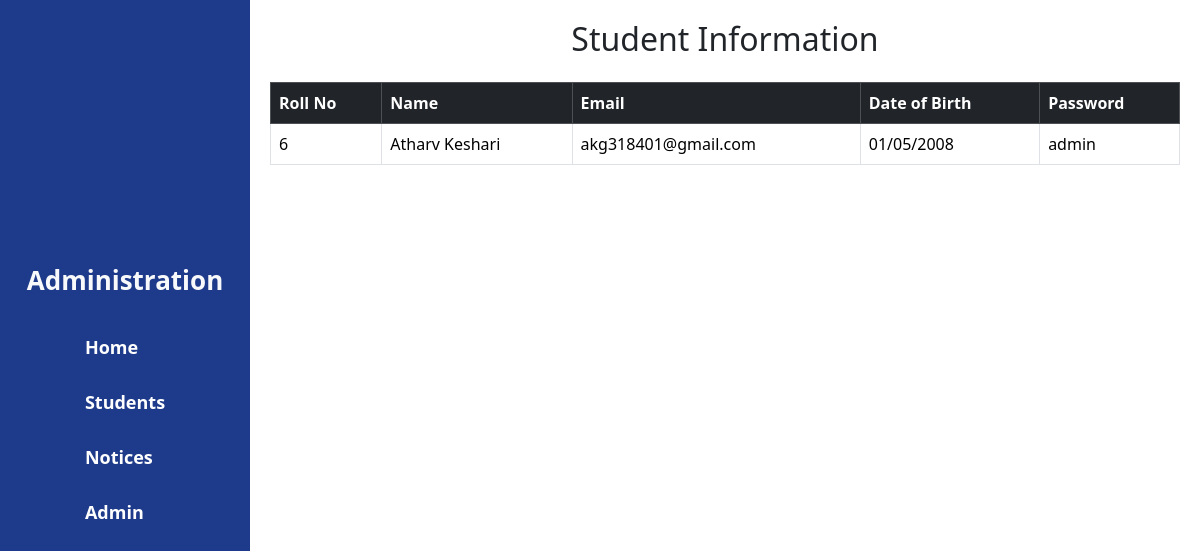
The page /student_info/ on the database as committed earlier.
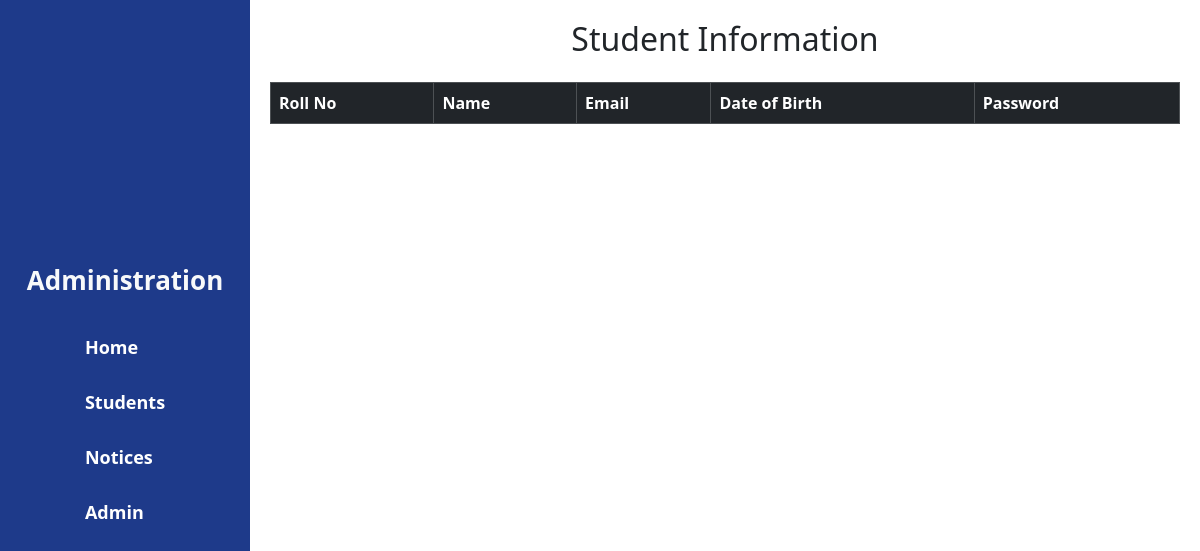
The same page on the database as committed later.
### myapp/models.py (models this page shows, shortened)
class signtbl(models.Model):
    name = models.CharField(max_length=100)
    email_login = models.EmailField()
    dob = models.CharField(max_length=100)
    roll = models.CharField(max_length=100)
    password = models.CharField(max_length=100)

### myapp/views.py (the view)
# urls.py: path('student_info/', views.student_info),
def student_info(request):
    students = signtbl.objects.all()
    return render(request, 'student_info.html', {'students': students})

### templates/student_info.html (shortened to what this page needs)
{% extends "dashboard.html" %}
{% block body %}
<h2 class="text-center">Student Information</h2>
<table class="table table-bordered mt-4">
        <thead class="table-dark">
                <tr>
                        <th scope="col">Roll No</th>
                        <th scope="col">Name</th>
                        <th scope="col">Email</th>
                        <th scope="col">Date of Birth</th>
                        <th scope="col">Password</th>
                </tr>
        </thead>
        <tbody >
                {% for student in students %}
                <tr>
                        <td>{{ student.roll }}</td>
                        <td>{{ student.name }}</td>
                        <td>{{ student.email_login }}</td>
                        <td>{{ student.dob }}</td>
                        <td>{{ student.password }}</td>
                </tr>
        </tbody>
        {% endfor %}
        {% endblock %}

Rows that differ between the two databases and show on the page:
removed signtbl: roll "6", name "Atharv Keshari", email_login "akg318401@gmail.com", dob "01/05/2008", password "admin"
